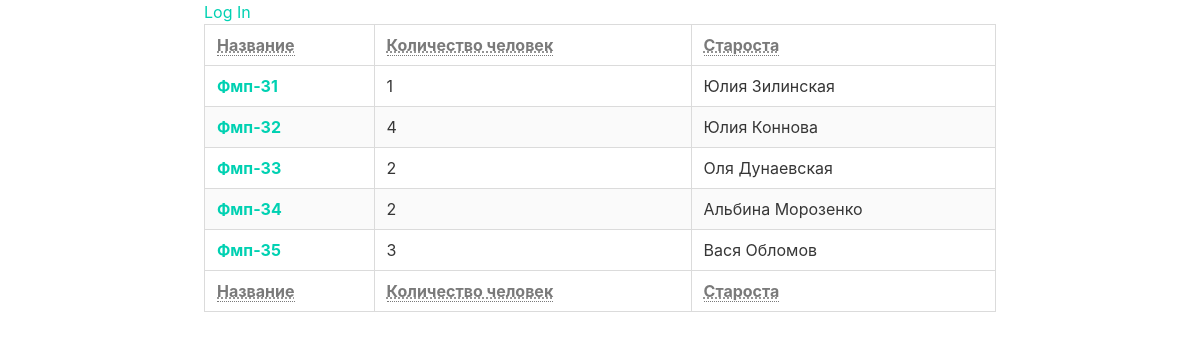
The app's page /groups/ with its own data.
### datatable/models.py (models this page shows, shortened)
class StudyGroup(models.Model):
    title = models.CharField(max_length=31)
    slug = models.SlugField(
        max_length=31,
        unique=True,
        allow_unicode=True,
        blank=True)
    head = models.CharField(max_length=255)
    class Meta:
        ordering = ["title"]
    def get_absolute_url(self):
        return reverse('grouptable_student_list',
                       kwargs={'slug': self.slug})
    def stud_num(self):
        return self.students.count()

### datatable/views.py (the view)
class GroupList(ListView):
    model = StudyGroup
    context_object_name = 'groups'

### datatable/templates/datatable/studygroup_list.html (shortened to what this page needs)
{% extends parent_template|default:"datatable/base_datatable.html" %}
    {% block content %}
        <table class="table is-bordered is-striped">
            <thead>
                <tr>
                    <th><abbr title="Ttile of group">Название</abbr></th>
                    <th><abbr title="Num of members">Количество человек</abbr></th>
                    <th><abbr title="Head of group">Староста</abbr></th>
                </tr>
            </thead>
            <tfoot>
                <tr>
                    <th><abbr title="Ttile of group">Название</abbr></th>
                    <th><abbr title="Num of members">Количество человек</abbr></th>
                    <th><abbr title="Head of group">Староста</abbr></th>
                </tr>
            </tfoot>
            <tbody>
                {% for group in groups %}
                <tr>
                    <th><a href="{{ group.get_absolute_url }}">{{ group.title|title }}</a>
                    <td>{{ group.stud_num }}</td>
                    <td>{{ group.head }}</td>
                </tr>
                {% empty %}
                    <p><em>No Groups Available</em></p>
                {% endfor %}
            </tbody>
        </table>
    {% endblock %}

### datatable/templates/datatable/base_datatable.html
{% extends parent_template|default:"base.html" %}

### templates/base.html (shortened to what this page needs)
{% load staticfiles %}
<!doctype html>
<html lang="ru">
    <head>
        <link rel="stylesheet" type="text/css"
              href="{% static 'datatable/normalize.css' %}">
        <link rel="stylesheet" type="text/css"
              href="{% static 'datatable/bulma.css' %}">
        <link rel="stylesheet" type="text/css"
              href="{% static 'datatable/style.css' %}">
    </head>
    <body>
        <div class="columns is-desktop">
            <div class="column is-8 is-offset-2">
                <div>
                    <ul>
                    {% if user.is_authenticated %}
                        <li>
                            <a href="{% url 'dj-auth:logout' %}?next={{ request.path }}">
                                Log Out
                            </a>
                        </li>
                    {% else %}
                        <li>
                            <a href="{% url 'dj-auth:login' %}?next={{ request.path }}">
                                Log In
                            </a>
                        </li>
                    {% endif %}
                    </ul>
                </div>
                <main>
                    {% block content %}{% endblock %}
                </main>
            </div>
        </div>
    </body>
</html>

### records on screen
StudyGroup: title "Фмп-31", stud_num "1", head "Юлия Зилинская"
StudyGroup: title "Фмп-32", stud_num "4", head "Юлия Коннова"
StudyGroup: title "Фмп-33", stud_num "2", head "Оля Дунаевская"
StudyGroup: title "Фмп-34", stud_num "2", head "Альбина Морозенко"
StudyGroup: title "Фмп-35", stud_num "3", head "Вася Обломов"
